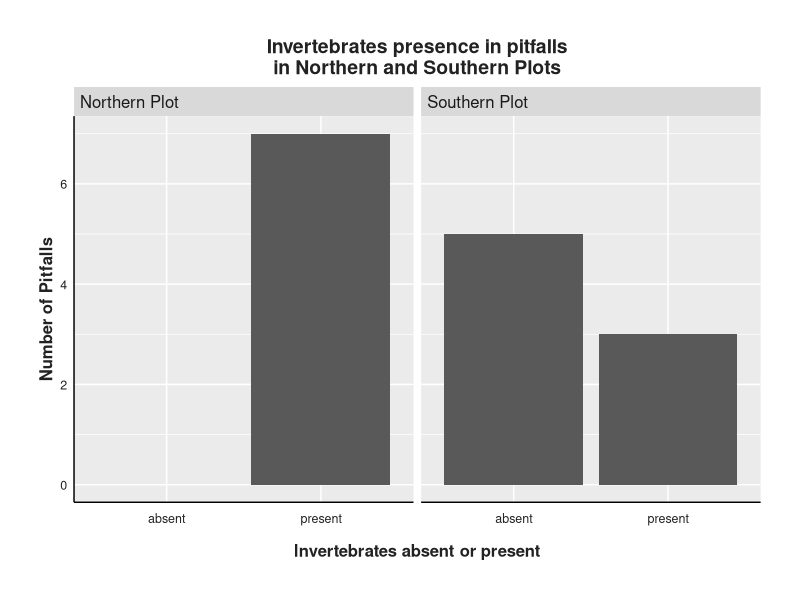
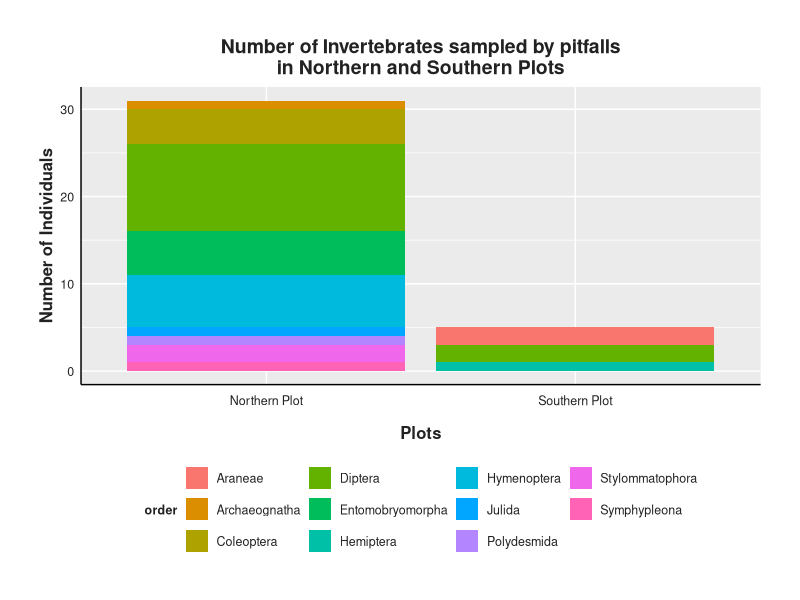
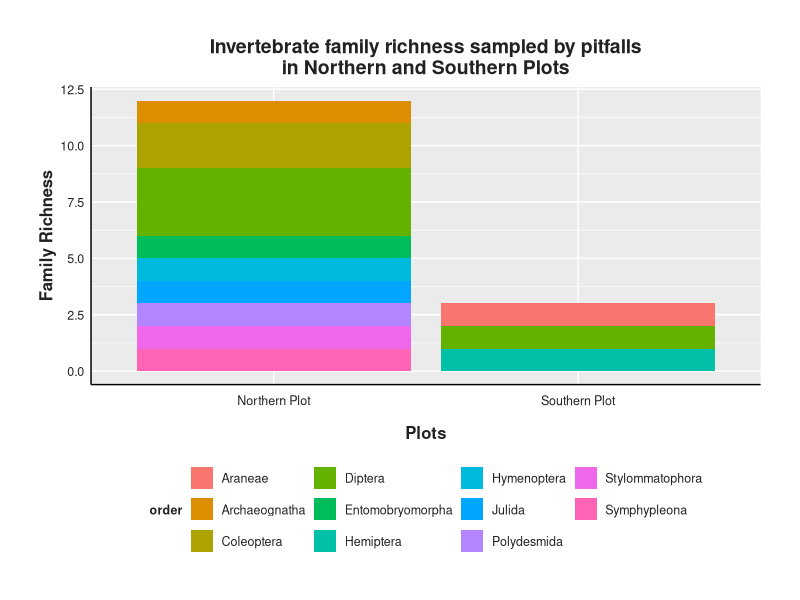
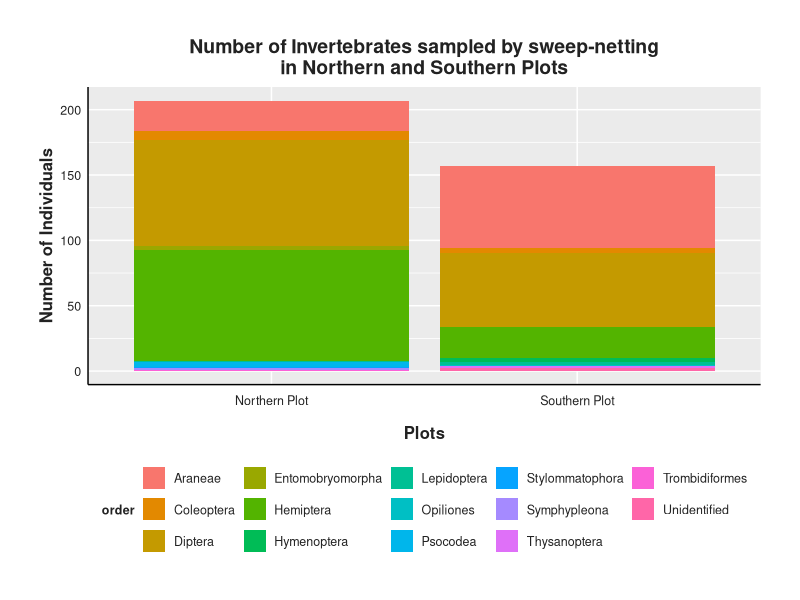
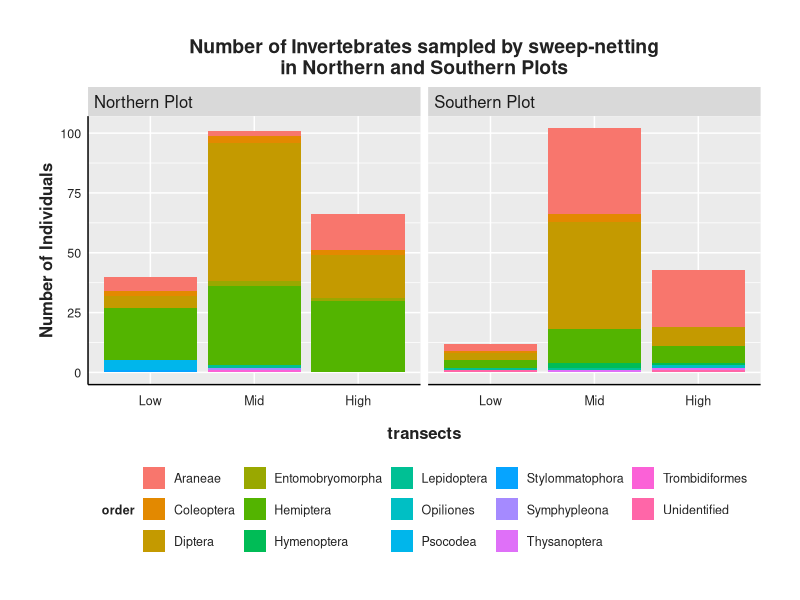
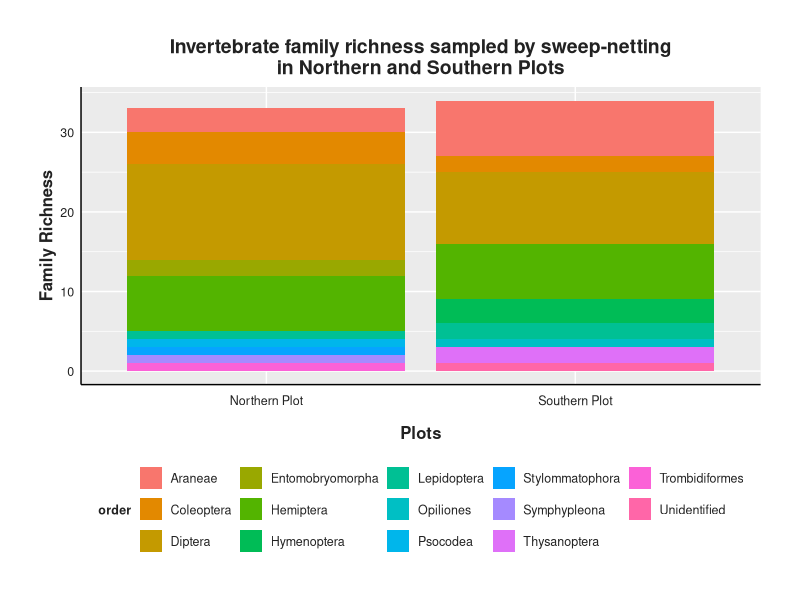
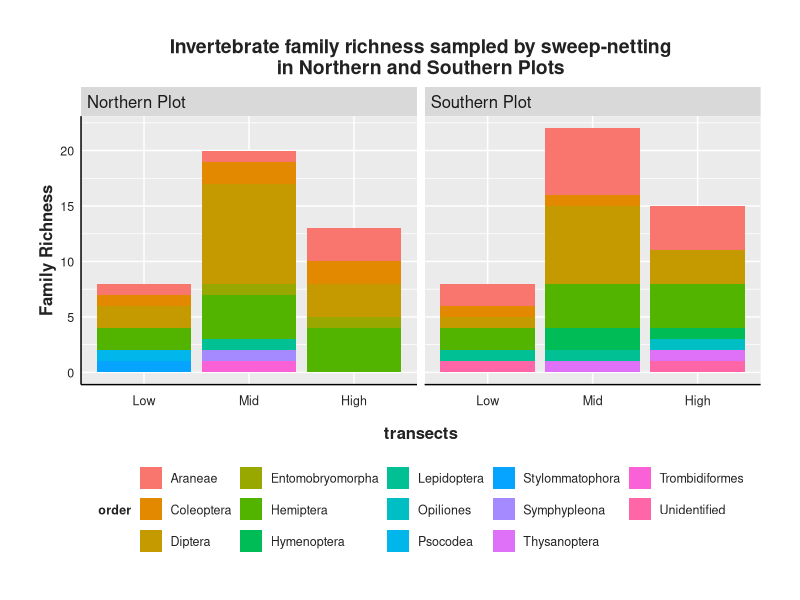
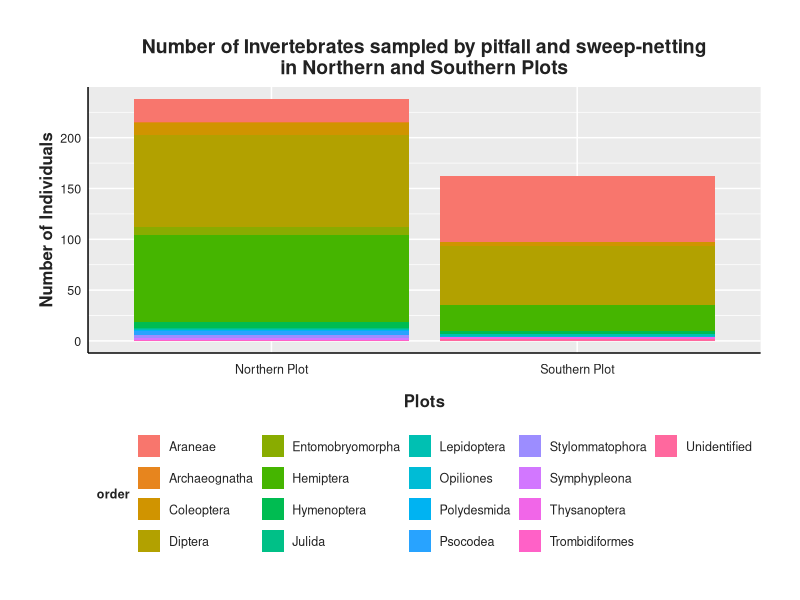

Generate these figures, in order, with R:
#Libraries----
library(ggplot2)
library(tidyverse)
library(stringr)

#Style----
style <- function(){ #setting the style for my plots
  font <- "Helvetica"
  theme(plot.title = element_text(family = font, size = 14, face = "bold", color = "#222222", hjust = 0.5), 
        plot.subtitle = element_text(family = font, size = 12, margin = margin(9, 0, 9, 0)), 
        plot.caption = element_blank(),
        plot.margin = unit(c(1,1,1,1), units = , "cm"),
        legend.text.align = 0, 
        legend.position = "bottom",
        legend.title = element_text(family = font, size = 9, face = "bold", color = "#222222",  hjust = 0.5), 
        legend.key = element_blank(), 
        legend.text = element_text(family = font, size = 9, color = "#222222"),
        axis.text = element_text(family = font, size = 9, color = "#222222"), 
        axis.text.x = element_text(margin = margin(5, b = 10)), 
        axis.title = element_text(family = font, size = 12, face = "bold", color = "#222222"), 
        axis.ticks = element_blank(), 
        axis.line = element_line(colour = "black"),
        strip.text = element_text(size = 12, hjust = 0))
}

#Importing raw data----
tinv<-read.csv("occurrence_dat/terrestrial_inverts_occurrence.csv")#loading the terretrial inverts data
#1. Terrestrial inverts data preparation----
tinv <-tinv %>% 
  select(eventID,occurrenceStatus,individualCount,scientificName,class,order,family,genus,species) %>% #keeping the needed columns only
  mutate(Plot = case_when( #creating a new column called plot
    grepl("^N", eventID, ignore.case = TRUE) ~ "Northern Plot", #classifying eventID with "N" as Northern Plot
    grepl("^S", eventID, ignore.case = TRUE) ~ "Southern Plot", #classifying eventID with "S" as Southern Plot
    TRUE ~ "Unknown"
  )) %>% 
  mutate(method = case_when( #creating a new column for sampling methods
    grepl("P", eventID) ~ "pitfall", #eventID with "P" for pitfall
    TRUE ~ "sweepnet"#eventID without "P" is for sweepnet
  ))%>% 
  mutate(family = ifelse(family == "", "Unidentified", family)) %>% #changing the empty cells into unidentified
  mutate(order = ifelse(order == "", "Unidentified", order)) %>% 
  mutate(richness = ifelse(occurrenceStatus == "present", 1, 0))#creating a new column for species richness

pitfall<-tinv %>% #Keeping only pitfall
  filter(method == "pitfall")

snet<-tinv %>%
  filter(method == "sweepnet") %>% #Keeping only sweepnet
  filter(occurrenceStatus == "present") %>% #Keeping present data only
  mutate(Trans = case_when( #creating a column for transect
    grepl("L", eventID, ignore.case = TRUE) ~ "Low",
    grepl("M", eventID, ignore.case = TRUE) ~ "Mid",    
    grepl("H", eventID, ignore.case = TRUE) ~ "High",
    TRUE ~ "Unknown")) #sorting the samples into different transects by their eventID 
 
snet$Trans<-factor(snet$Trans, levels = c("Low", "Mid", "High"))#ordering the factor levels

#2. Pitfall
#2.1. Presence and Absence of Pitfall----
p_pres <- pitfall %>% 
  distinct(eventID,occurrenceStatus,Plot)%>%#keeping distinct eventIDs and their occurrence and plot
  mutate(ab_pr=1) #changing all of them to 1 for tallying later


(pres_p<-ggplot(p_pres, aes(y=ab_pr,x=occurrenceStatus))+ #plotting the number of pifalls that are empty or not
  geom_bar(stat = "identity",orientation = "x")+
  labs(x = "Invertebrates absent or present", y = "Number of Pitfalls", 
        title = "Invertebrates presence in pitfalls\nin Northern and Southern Plots")+
  facet_wrap(~Plot)+ #seperating the Northerna and Southern Plots for comparision
  style())

ggsave(filename = "figures/Terrestrial_inverts/Pitfall_pres.png", plot = pres_p, width = 7.5, height = 5) #exporting the graph as png


#2.2. Abundance of Inverts in pitfalls----
p_abun <- pitfall %>% 
  filter(occurrenceStatus == "present") #keeping pitfalls with inverts present only

(abun_p<-ggplot(p_abun, aes(fill=order, y=individualCount,x=Plot))+ #plotting the inverts abundance
    geom_bar(stat = "identity",position = "stack",orientation = "x")+
    labs(x = "Plots", y = "Number of Individuals", 
         title = "Number of Invertebrates sampled by pitfalls\nin Northern and Southern Plots")+
    style())

ggsave(filename = "figures/Terrestrial_inverts/Pitfall_abun.png", plot = abun_p, width = 7.5, height = 5) #exporting the graph as png

#2.3. Family richness of Inverts in pitfalss----
p_rich <- p_abun %>% 
  distinct(order,family,Plot,richness) #keeping dinstinct families per plot

(rich_p<-ggplot(p_rich, aes(fill=order, y=richness,x=Plot))+ #plotting family richness
    geom_bar(stat = "identity",position = "stack",orientation = "x")+
    labs(x = "Plots", y = "Family Richness", 
         title = "Invertebrate family richness sampled by pitfalls\nin Northern and Southern Plots")+
    style())

ggsave(filename = "figures/Terrestrial_inverts/Pitfall_rich.png", plot = rich_p, width = 7.5, height = 5) #exporting the graph as png

#3.Sweepnets
#3.1. Abundance of Inverts in Sweepnets----
(abun_s<-ggplot(snet, aes(fill=order, y=individualCount,x=Plot))+ #plotting the abundance of inverts
    geom_bar(stat = "identity",position = "stack",orientation = "x")+
    labs(x = "Plots", y = "Number of Individuals", 
         title = "Number of Invertebrates sampled by sweep-netting\nin Northern and Southern Plots")+
    style())

ggsave(filename = "figures/Terrestrial_inverts/Snet_abun.png", plot = abun_s, width = 7.5, height = 5) #exporting the graph as png

#base on transect
(abun_s_t<-ggplot(snet, aes(fill=order, y=individualCount,x=Trans))+ #plotting the abundanc if inverts base on transects
    geom_bar(stat = "identity",position = "stack",orientation = "x")+
    facet_wrap("Plot")+ #comparing the northern and souther plots
    labs(x = "transects", y = "Number of Individuals", 
         title = "Number of Invertebrates sampled by sweep-netting\nin Northern and Southern Plots")+
    style())

ggsave(filename = "figures/Terrestrial_inverts/Snet_Trans_abun.png", plot = abun_s_t, width = 7.5, height = 5) #exporting the graph as png

#3.2. Family richness of Inverts in Sweepnets----
s_rich <- snet %>% 
  distinct(order,family,Plot,richness) #keeping dinstinct families per plot

(rich_s<-ggplot(s_rich, aes(fill=order, y=richness,x=Plot))+ #plotting the number of pifalls that are empty or not
    geom_bar(stat = "identity",position = "stack",orientation = "x")+
    labs(x = "Plots", y = "Family Richness", 
         title = "Invertebrate family richness sampled by sweep-netting\nin Northern and Southern Plots")+
    style())

ggsave(filename = "figures/Terrestrial_inverts/Snet_rich.png", plot = rich_s, width = 7.5, height = 5) #exporting the graph as png


#base on transect
s_rich_2 <- snet %>% 
  distinct(order,family,Plot,richness,Trans) #keeping dinstinct families per transect

(rich_s_t<-ggplot(s_rich_2, aes(fill=order, y=richness,x=Trans))+ #plotting the number of pifalls that are empty or not
    geom_bar(stat = "identity",position = "stack",orientation = "x")+
    facet_wrap("Plot")+ #comparing the northern and souther plots
    labs(x = "transects", y = "Family Richness", 
         title = "Invertebrate family richness sampled by sweep-netting\nin Northern and Southern Plots")+
    style())

ggsave(filename = "figures/Terrestrial_inverts/Snet_Trans_rich.png", plot = rich_s_t, width = 7.5, height = 5) #exporting the graph as png

#4. Total----
total <- tinv %>% 
  filter(occurrenceStatus == "present")

(abun_tot<-ggplot(total, aes(fill=order, y=individualCount,x=Plot))+ #plotting the abundance of inverts
    geom_bar(stat = "identity",position = "stack",orientation = "x")+
    labs(x = "Plots", y = "Number of Individuals", 
         title = "Number of Invertebrates sampled by pitfall and sweep-netting\nin Northern and Southern Plots")+
    style())

ggsave(filename = "figures/Terrestrial_inverts/abun_tot.png", plot = abun_tot, width = 7.5, height = 5) #exporting the graph as png


(rich_tot<-ggplot(total, aes(fill=order, y=richness,x=Plot))+ #plotting the number of pifalls that are empty or not
    geom_bar(stat = "identity",position = "stack",orientation = "x")+
    labs(x = "Plots", y = "Family Richness", 
         title = "Invertebrate family richness sampled by pitfall and sweep-netting\nin Northern and Southern Plots")+
    style())

ggsave(filename = "figures/Terrestrial_inverts/rich_tot.png", plot = rich_tot, width = 7.5, height = 5) #exporting the graph as png

